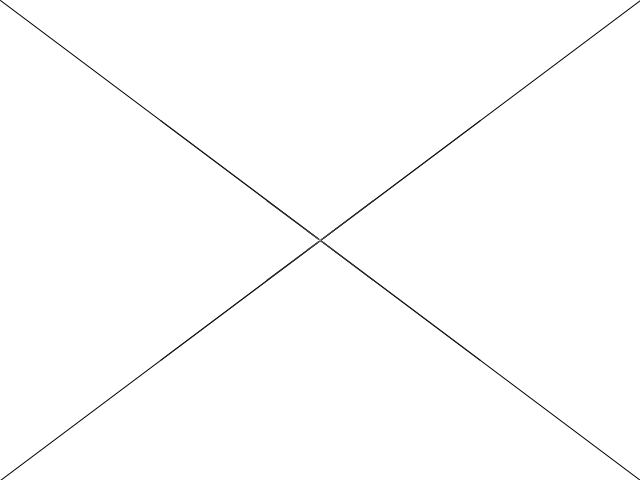
Frame 1 (no input)
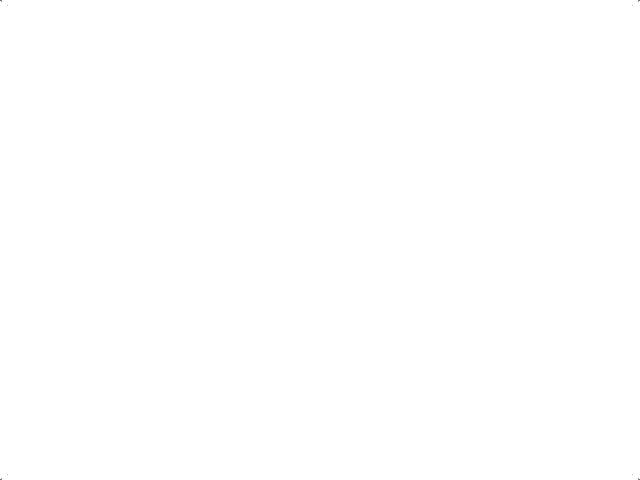
Frame 60 (the mouse pressed at the canvas centre just before this capture)
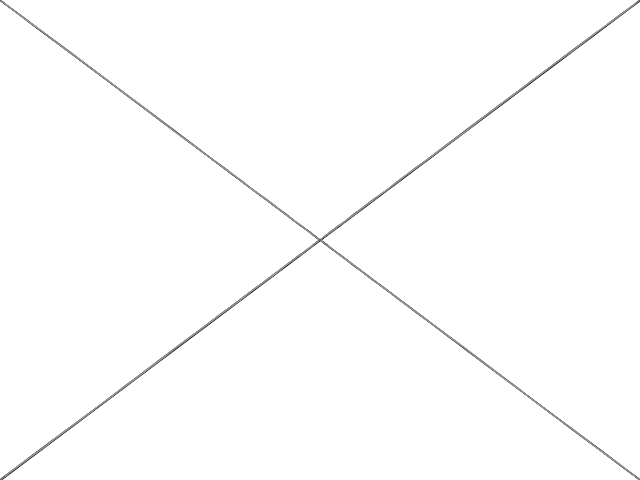
Frame 120 (the mouse held since frame 60 and released just before this capture)

The Processing sketch that drew these frames (run headless with seeded random() and noise(); from frame 60 on, the mouse is pressed at the canvas centre):

// Processing sketch: processing_136921
// ── processing_136921.pde

// import java.awt.event.KeyEvent;
public static final int KEY_M = 77;
public static final int KEY_1 = 49;
public static final int KEY_9 = 57;

Pen pen;
Pen pen1;
Pen pen2;
Pen pen3;
PImage saveScreen;

boolean four = true;
int dots = 9;

void setup() {
  size(640, 480);
  frameRate(60);
  restart(four, dots);
}

public void restart(boolean four, int dots) {
  background(-1);
  pen = new Pen(dots, width/2, height/2);
  if (four) {
    pen1 = new Pen(dots, width/2, height/2);
    pen2 = new Pen(dots, width/2, height/2);
    pen3 = new Pen(dots, width/2, height/2);
  } else {
    pen1 = null;
    pen2 = null;
    pen3 = null;
  }
  saveScreen = null;
}

void draw()
{
  smooth();
  if(mousePressed) {
    if (mouseButton == RIGHT) {
      background(-1);
      saveScreen = get();
    } else {
      saveScreen = null;
    }
  } else if (saveScreen == null) {
    saveScreen = get();
  } else {
    image(saveScreen, 0, 0);
  }
  pen.draw(mouseX, mouseY);
  if (four) {
    pen1.draw(width - mouseX, mouseY);
    pen2.draw(mouseX, height - mouseY);
    pen3.draw(width - mouseX, height - mouseY);
  }
}


void keyPressed ()
{
  if (keyCode == /* KeyEvent.VK_M */ KEY_M) {
    four = !four;
    restart(four, dots);
  } else if (keyCode >= /* KeyEvent.VK_1 */ KEY_1 && keyCode <= /* KeyEvent.VK_9 */ KEY_9)
  {
    dots = 2* (keyCode - /* KeyEvent.VK_1 */ KEY_1) + 3;
    restart(four, dots);
  }
}


public class Pen {
  public final float [] coords;
  public final int count;
  public final int col;
  public Pen (final int count, final int startx, final int starty) {
    coords = new float [count * 2];
    this.count = count;
    col = 196 / count;
    for(int i=0;++i<count;) {
      coords[i] = startx;
      coords[i+count] = starty;
    }
  }
  
  public void draw(int mouseX, int mouseY) {
    coords[count]=mouseY;
    coords[0]=mouseX;
    stroke(0);
    for(int i=0;++i<count;) {
      float x = coords[i];
      float y = coords[i+count];
      coords[i]+=(coords[i-1]-coords[i])/i;
      coords[i+count]+=(coords[i+count - 1]-coords[i+count])/i;
      line(x, y,coords[i],coords[i+count]);
      // stroke(i* count * 2);
      stroke(i * (col + 1));
    }    
  }
}
